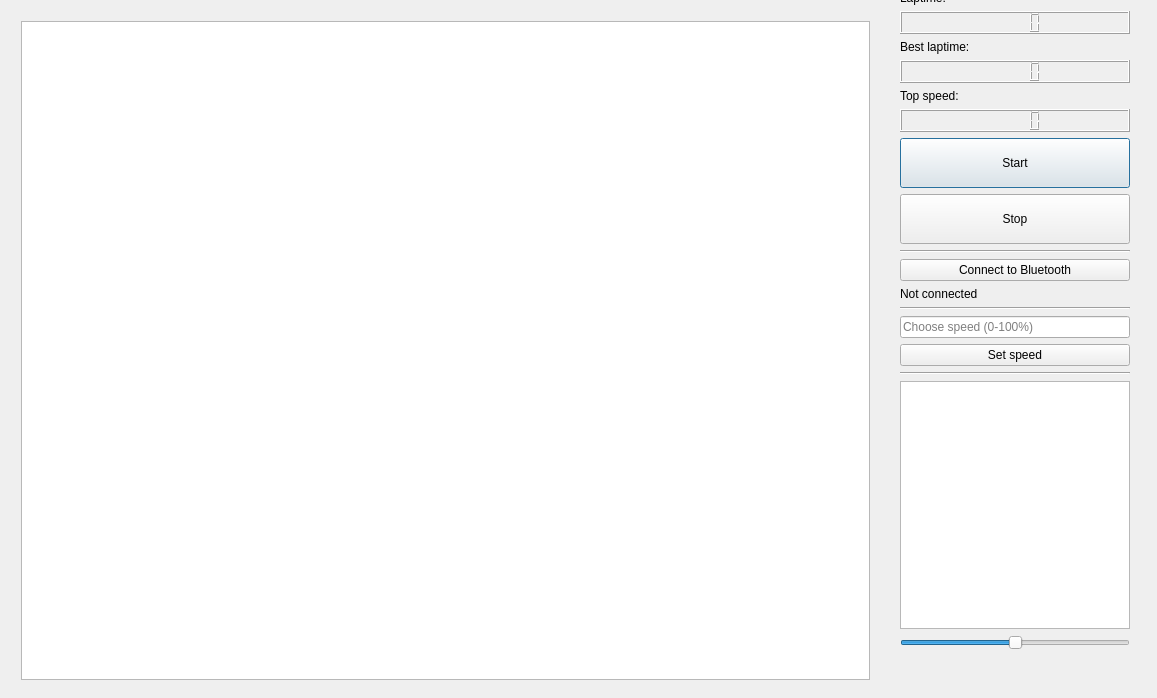
<?xml version="1.0" encoding="UTF-8"?>
<ui version="4.0">
 <class>Dialog</class>
 <widget class="QDialog" name="Dialog">
  <property name="geometry">
   <rect>
    <x>0</x>
    <y>0</y>
    <width>1157</width>
    <height>698</height>
   </rect>
  </property>
  <property name="minimumSize">
   <size>
    <width>1157</width>
    <height>0</height>
   </size>
  </property>
  <property name="maximumSize">
   <size>
    <width>1157</width>
    <height>16777215</height>
   </size>
  </property>
  <property name="windowTitle">
   <string>Dialog</string>
  </property>
  <widget class="QWidget" name="layoutWidget">
   <property name="geometry">
    <rect>
     <x>10</x>
     <y>10</y>
     <width>871</width>
     <height>681</height>
    </rect>
   </property>
   <layout class="QGridLayout" name="gridLayout">
    <property name="sizeConstraint">
     <enum>QLayout::SetNoConstraint</enum>
    </property>
    <item row="0" column="0">
     <widget class="QGraphicsView" name="graphicsView">
      <property name="sizePolicy">
       <sizepolicy hsizetype="Preferred" vsizetype="Preferred">
        <horstretch>0</horstretch>
        <verstretch>0</verstretch>
       </sizepolicy>
      </property>
     </widget>
    </item>
   </layout>
  </widget>
  <widget class="QWidget" name="layoutWidget_2">
   <property name="geometry">
    <rect>
     <x>900</x>
     <y>-20</y>
     <width>241</width>
     <height>681</height>
    </rect>
   </property>
   <layout class="QVBoxLayout" name="verticalLayout">
    <property name="sizeConstraint">
     <enum>QLayout::SetNoConstraint</enum>
    </property>
    <property name="leftMargin">
     <number>0</number>
    </property>
    <item>
     <widget class="QLabel" name="laptime">
      <property name="sizePolicy">
       <sizepolicy hsizetype="Preferred" vsizetype="Fixed">
        <horstretch>0</horstretch>
        <verstretch>0</verstretch>
       </sizepolicy>
      </property>
      <property name="text">
       <string>Laptime:</string>
      </property>
     </widget>
    </item>
    <item>
     <widget class="QLCDNumber" name="Laptime_number">
      <property name="sizePolicy">
       <sizepolicy hsizetype="Minimum" vsizetype="Fixed">
        <horstretch>0</horstretch>
        <verstretch>0</verstretch>
       </sizepolicy>
      </property>
     </widget>
    </item>
    <item>
     <widget class="QLabel" name="best_laptime">
      <property name="sizePolicy">
       <sizepolicy hsizetype="Preferred" vsizetype="Fixed">
        <horstretch>0</horstretch>
        <verstretch>0</verstretch>
       </sizepolicy>
      </property>
      <property name="text">
       <string>Best laptime:</string>
      </property>
     </widget>
    </item>
    <item>
     <widget class="QLCDNumber" name="best_laptime_number">
      <property name="sizePolicy">
       <sizepolicy hsizetype="Minimum" vsizetype="Fixed">
        <horstretch>0</horstretch>
        <verstretch>0</verstretch>
       </sizepolicy>
      </property>
     </widget>
    </item>
    <item>
     <widget class="QLabel" name="Top_speed">
      <property name="sizePolicy">
       <sizepolicy hsizetype="Preferred" vsizetype="Fixed">
        <horstretch>0</horstretch>
        <verstretch>0</verstretch>
       </sizepolicy>
      </property>
      <property name="text">
       <string>Top speed:</string>
      </property>
     </widget>
    </item>
    <item>
     <widget class="QLCDNumber" name="top_speed_number">
      <property name="sizePolicy">
       <sizepolicy hsizetype="Minimum" vsizetype="Fixed">
        <horstretch>0</horstretch>
        <verstretch>0</verstretch>
       </sizepolicy>
      </property>
     </widget>
    </item>
    <item>
     <widget class="QPushButton" name="Start">
      <property name="minimumSize">
       <size>
        <width>0</width>
        <height>50</height>
       </size>
      </property>
      <property name="text">
       <string>Start</string>
      </property>
     </widget>
    </item>
    <item>
     <widget class="QPushButton" name="Stop">
      <property name="minimumSize">
       <size>
        <width>0</width>
        <height>50</height>
       </size>
      </property>
      <property name="text">
       <string>Stop</string>
      </property>
     </widget>
    </item>
    <item>
     <widget class="Line" name="line">
      <property name="orientation">
       <enum>Qt::Horizontal</enum>
      </property>
     </widget>
    </item>
    <item>
     <widget class="QPushButton" name="Connect">
      <property name="text">
       <string>Connect to Bluetooth</string>
      </property>
     </widget>
    </item>
    <item>
     <widget class="QLabel" name="Connected_label">
      <property name="text">
       <string>Not connected</string>
      </property>
     </widget>
    </item>
    <item>
     <widget class="Line" name="line_2">
      <property name="orientation">
       <enum>Qt::Horizontal</enum>
      </property>
     </widget>
    </item>
    <item>
     <widget class="QLineEdit" name="dutycycle">
      <property name="placeholderText">
       <string>Choose speed (0-100%)</string>
      </property>
      <property name="clearButtonEnabled">
       <bool>false</bool>
      </property>
     </widget>
    </item>
    <item>
     <widget class="QPushButton" name="dutybutton">
      <property name="text">
       <string>Set speed</string>
      </property>
     </widget>
    </item>
    <item>
     <widget class="Line" name="line_3">
      <property name="orientation">
       <enum>Qt::Horizontal</enum>
      </property>
     </widget>
    </item>
    <item>
     <widget class="QTextBrowser" name="datafrabil2"/>
    </item>
    <item>
     <widget class="QSlider" name="pwm_slider">
      <property name="minimum">
       <number>0</number>
      </property>
      <property name="maximum">
       <number>200</number>
      </property>
      <property name="singleStep">
       <number>1</number>
      </property>
      <property name="pageStep">
       <number>1</number>
      </property>
      <property name="value">
       <number>100</number>
      </property>
      <property name="sliderPosition">
       <number>100</number>
      </property>
      <property name="tracking">
       <bool>true</bool>
      </property>
      <property name="orientation">
       <enum>Qt::Horizontal</enum>
      </property>
      <property name="invertedAppearance">
       <bool>false</bool>
      </property>
      <property name="invertedControls">
       <bool>false</bool>
      </property>
     </widget>
    </item>
   </layout>
  </widget>
 </widget>
 <layoutdefault spacing="6" margin="11"/>
 <resources/>
 <connections/>
</ui>
